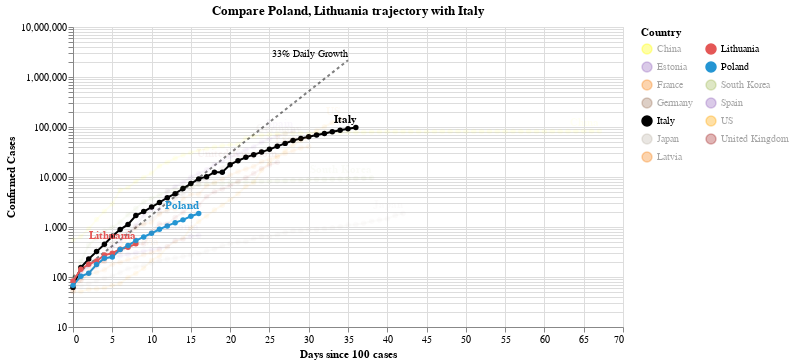

Notebook code for this chart:
### Code cell
#hide_input
chart2 = make_since_chart(['Poland', 'Lithuania'])
chart2

### Figure 1 — Vega-Lite specification as saved in the notebook (floating-point values rounded to 4 significant figures; data arrays with more than 128 entries replaced by an {"elided": "..."} marker saying what was removed)
{"config": {"view": {"continuousWidth": 400, "continuousHeight": 300}}, "layer": [{"mark": {"type": "line", "color": "black", "opacity": 0.5, "strokeDash": [3, 3]}, "encoding": {"x": {"type": "quantitative", "field": "Days since 100 cases"}, "y": {"type": "quantitative", "field": "Confirmed Cases"}}}, {"mark": {"type": "text", "align": "right", "dy": -6, "fontSize": 10, "text": "33% Daily Growth"}, "encoding": {"x": {"type": "quantitative", "field": "Days since 100 cases"}, "y": {"type": "quantitative", "field": "Confirmed Cases"}}, "transform": [{"filter": "(datum['Days since 100 cases'] >= 35)"}]}, {"data": {"name": "data-87d64d4e28b0cc935621af408eb44e4b"}, "mark": {"type": "line", "point": true}, "encoding": {"color": {"type": "nominal", "field": "Country", "legend": {"columns": 2}, "scale": {"domain": ["China", "Estonia", "France", "Germany", "Italy", "Japan", "Latvia", "Lithuania", "Poland", "South Korea", "Spain", "US", "United Kingdom"], "range": ["yellow", "#9467bd", "#F58518", "#9D755D", "black", "#C1B7AD", "#F58518", "#E45756", "#2495D3", "#A1BA59", "#9467bd", "orange", "brown"]}}, "opacity": {"condition": {"value": 1, "selection": "selector004"}, "value": 0.05}, "tooltip": [{"type": "nominal", "field": "Country"}, {"type": "temporal", "field": "Date"}, {"type": "quantitative", "field": "Confirmed Cases"}, {"type": "quantitative", "field": "Days since 100 cases"}], "x": {"type": "quantitative", "field": "Days since 100 cases"}, "y": {"type": "quantitative", "field": "Confirmed Cases", "scale": {"type": "log"}}}, "selection": {"selector004": {"type": "multi", "fields": ["Country"], "bind": "legend", "init": [{"Country": "Poland"}, {"Country": "Lithuania"}, {"Country": "Italy"}]}}, "width": 550}, {"data": {"name": "data-87d64d4e28b0cc935621af408eb44e4b"}, "mark": {"type": "text", "align": "right", "dy": -8, "fontWeight": "bold"}, "encoding": {"color": {"type": "nominal", "field": "Country", "legend": {"columns": 2}, "scale": {"domain": ["China", "Estonia", "France", "Germany", "Italy", "Japan", "Latvia", "Lithuania", "Poland", "South Korea", "Spain", "US", "United Kingdom"], "range": ["yellow", "#9467bd", "#F58518", "#9D755D", "black", "#C1B7AD", "#F58518", "#E45756", "#2495D3", "#A1BA59", "#9467bd", "orange", "brown"]}}, "opacity": {"condition": {"value": 1, "selection": "selector004"}, "value": 0.05}, "text": {"type": "nominal", "field": "Country"}, "tooltip": [{"type": "nominal", "field": "Country"}, {"type": "temporal", "field": "Date"}, {"type": "quantitative", "field": "Confirmed Cases"}, {"type": "quantitative", "field": "Days since 100 cases"}], "x": {"type": "quantitative", "field": "Days since 100 cases"}, "y": {"type": "quantitative", "field": "Confirmed Cases", "scale": {"type": "log"}}}, "transform": [{"filter": "(datum['Date'] >= 1585440000000)"}], "width": 550}], "data": {"name": "data-c1a3bbf4dd040f2e7e8e7a69520e3c2a"}, "title": "Compare Poland, Lithuania trajectory with Italy", "$schema": "https://vega.github.io/schema/vega-lite/v4.0.2.json", "datasets": {"data-c1a3bbf4dd040f2e7e8e7a69520e3c2a": [{"Days since 100 cases": 0, "Confirmed Cases": 100.0}, {"Days since 100 cases": 1, "Confirmed Cases": 133.0}, {"Days since 100 cases": 2, "Confirmed Cases": 176.9}, {"Days since 100 cases": 3, "Confirmed Cases": 235.3}, {"Days since 100 cases": 4, "Confirmed Cases": 312.9}, {"Days since 100 cases": 5, "Confirmed Cases": 416.2}, {"Days since 100 cases": 6, "Confirmed Cases": 553.5}, {"Days since 100 cases": 7, "Confirmed Cases": 736.1}, {"Days since 100 cases": 8, "Confirmed Cases": 979.1}, {"Days since 100 cases": 9, "Confirmed Cases": 1302.0}, {"Days since 100 cases": 10, "Confirmed Cases": 1732.0}, {"Days since 100 cases": 11, "Confirmed Cases": 2303.0}, {"Days since 100 cases": 12, "Confirmed Cases": 3064.0}, {"Days since 100 cases": 13, "Confirmed Cases": 4074.0}, {"Days since 100 cases": 14, "Confirmed Cases": 5419.0}, {"Days since 100 cases": 15, "Confirmed Cases": 7207.0}, {"Days since 100 cases": 16, "Confirmed Cases": 9586.0}, {"Days since 100 cases": 17, "Confirmed Cases": 12750.0}, {"Days since 100 cases": 18, "Confirmed Cases": 16960.0}, {"Days since 100 cases": 19, "Confirmed Cases": 22550.0}, {"Days since 100 cases": 20, "Confirmed Cases": 29990.0}, {"Days since 100 cases": 21, "Confirmed Cases": 39890.0}, {"Days since 100 cases": 22, "Confirmed Cases": 53060.0}, {"Days since 100 cases": 23, "Confirmed Cases": 70560.0}, {"Days since 100 cases": 24, "Confirmed Cases": 93850.0}, {"Days since 100 cases": 25, "Confirmed Cases": 124800.0}, {"Days since 100 cases": 26, "Confirmed Cases": 166000.0}, {"Days since 100 cases": 27, "Confirmed Cases": 220800.0}, {"Days since 100 cases": 28, "Confirmed Cases": 293700.0}, {"Days since 100 cases": 29, "Confirmed Cases": 390600.0}, {"Days since 100 cases": 30, "Confirmed Cases": 519500.0}, {"Days since 100 cases": 31, "Confirmed Cases": 690900.0}, {"Days since 100 cases": 32, "Confirmed Cases": 918900.0}, {"Days since 100 cases": 33, "Confirmed Cases": 1222000.0}, {"Days since 100 cases": 34, "Confirmed Cases": 1625000.0}, {"Days since 100 cases": 35, "Confirmed Cases": 2162000.0}], "data-87d64d4e28b0cc935621af408eb44e4b": {"elided": "394 records"}}}
